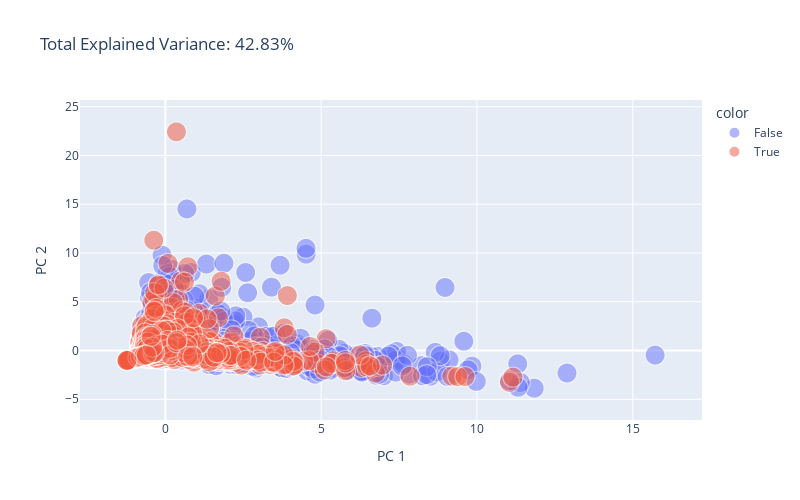

Write notebook code for a chart like this one.
### Code cell
import plotly.express as px
fig = px.scatter(
    components, x=0, y=1,color = label, size=0.1*np.ones(len(data[num_features])), opacity = 0.5,
    title=f'Total Explained Variance: {total_var:.2f}%',
    labels={'0': 'PC 1', '1': 'PC 2', '2': 'PC 3'},
    width=800, height=500
)
fig.show()

### Figure 1 — Plotly figure (JSON) as saved in the notebook; plotly's stock layout.template omitted (floating-point values rounded to 4 significant figures; data arrays with more than 128 entries replaced by an {"elided": "..."} marker saying what was removed)
{"data": [{"hovertemplate": "color=False<br>PC 1=%{x}<br>PC 2=%{y}<br>size=%{marker.size}<extra></extra>", "legendgroup": "False", "marker": {"color": "#636efa", "opacity": 0.5, "size": {"elided": "4315 float values"}, "sizemode": "area", "sizeref": 0.00025, "symbol": "circle"}, "mode": "markers", "name": "False", "showlegend": true, "type": "scattergl", "x": {"elided": "4315 float values"}, "xaxis": "x", "y": {"elided": "4315 float values"}, "yaxis": "y"}, {"hovertemplate": "color=True<br>PC 1=%{x}<br>PC 2=%{y}<br>size=%{marker.size}<extra></extra>", "legendgroup": "True", "marker": {"color": "#EF553B", "opacity": 0.5, "size": {"elided": "4378 float values"}, "sizemode": "area", "sizeref": 0.00025, "symbol": "circle"}, "mode": "markers", "name": "True", "showlegend": true, "type": "scattergl", "x": {"elided": "4378 float values"}, "xaxis": "x", "y": {"elided": "4378 float values"}, "yaxis": "y"}], "layout": {"height": 500, "legend": {"itemsizing": "constant", "title": {"text": "color"}, "tracegroupgap": 0}, "title": {"text": "Total Explained Variance: 42.83%"}, "width": 800, "xaxis": {"anchor": "y", "domain": [0, 1], "title": {"text": "PC 1"}}, "yaxis": {"anchor": "x", "domain": [0, 1], "title": {"text": "PC 2"}}}}
